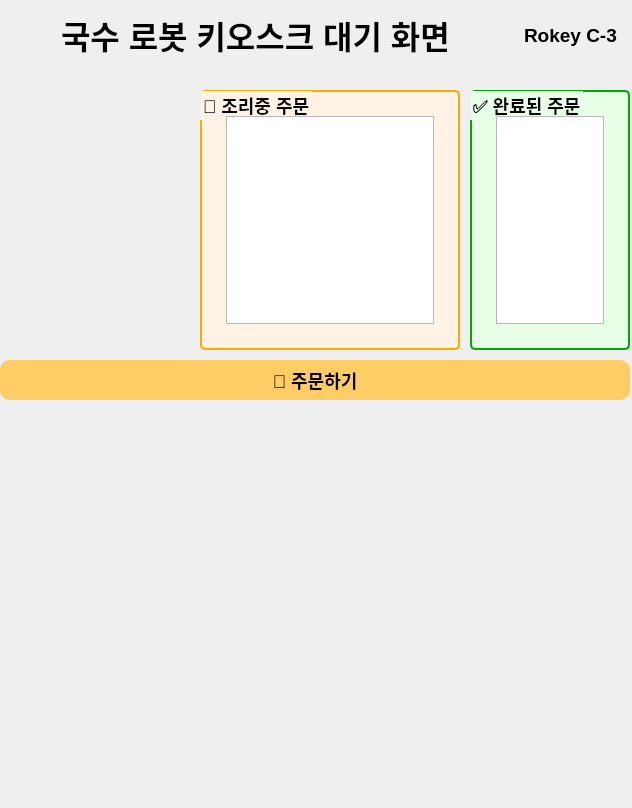
<?xml version="1.0" encoding="UTF-8"?>
<ui version="4.0">
 <class>Form</class>
 <widget class="QWidget" name="Form">
  <property name="geometry">
   <rect>
    <x>0</x>
    <y>0</y>
    <width>632</width>
    <height>808</height>
   </rect>
  </property>
  <property name="windowTitle">
   <string>Form</string>
  </property>
  <widget class="QWidget" name="verticalLayoutWidget_2">
   <property name="geometry">
    <rect>
     <x>0</x>
     <y>0</y>
     <width>511</width>
     <height>71</height>
    </rect>
   </property>
   <layout class="QVBoxLayout" name="verticalLayout_4">
    <item alignment="Qt::AlignHCenter|Qt::AlignVCenter">
     <widget class="QLabel" name="title">
      <property name="text">
       <string>&lt;html&gt;&lt;head/&gt;&lt;body&gt;&lt;p&gt;&lt;span style=&quot; font-size:24pt; font-weight:600;&quot;&gt;국수 로봇 키오스크 대기 화면&lt;/span&gt;&lt;/p&gt;&lt;/body&gt;&lt;/html&gt;</string>
      </property>
     </widget>
    </item>
   </layout>
  </widget>
  <widget class="QWidget" name="horizontalLayoutWidget">
   <property name="geometry">
    <rect>
     <x>510</x>
     <y>0</y>
     <width>121</width>
     <height>71</height>
    </rect>
   </property>
   <layout class="QHBoxLayout" name="horizontalLayout_2">
    <item alignment="Qt::AlignHCenter">
     <widget class="QLabel" name="label">
      <property name="text">
       <string>&lt;html&gt;&lt;head/&gt;&lt;body&gt;&lt;p&gt;&lt;span style=&quot; font-size:14pt; font-weight:600;&quot;&gt;Rokey C-3&lt;/span&gt;&lt;/p&gt;&lt;/body&gt;&lt;/html&gt;</string>
      </property>
     </widget>
    </item>
   </layout>
  </widget>
  <widget class="QLabel" name="logoLabel_2">
   <property name="geometry">
    <rect>
     <x>0</x>
     <y>410</y>
     <width>630</width>
     <height>390</height>
    </rect>
   </property>
   <property name="pixmap">
    <pixmap>로봇 로고.png</pixmap>
   </property>
   <property name="scaledContents">
    <bool>true</bool>
   </property>
   <property name="alignment">
    <set>Qt::AlignCenter</set>
   </property>
  </widget>
  <widget class="QGroupBox" name="doneGroup_2">
   <property name="geometry">
    <rect>
     <x>470</x>
     <y>90</y>
     <width>160</width>
     <height>260</height>
    </rect>
   </property>
   <property name="styleSheet">
    <string notr="true">
         QGroupBox {
           background-color: #e6ffe6;
           font-weight: bold;
           font-size: 18px;
           border: 2px solid #00aa00;
           border-radius: 5px;
           padding: 15px;

         }
        </string>
   </property>
   <property name="title">
    <string>✅ 완료된 주문</string>
   </property>
   <layout class="QVBoxLayout" name="verticalLayout_5">
    <item>
     <widget class="QPlainTextEdit" name="doneQueue_2">
      <property name="readOnly">
       <bool>true</bool>
      </property>
     </widget>
    </item>
   </layout>
  </widget>
  <widget class="QGroupBox" name="waitingGroup_2">
   <property name="geometry">
    <rect>
     <x>200</x>
     <y>90</y>
     <width>260</width>
     <height>260</height>
    </rect>
   </property>
   <property name="styleSheet">
    <string notr="true">
         QGroupBox {
           background-color: #fff3e6;
           font-weight: bold;
           font-size: 18px;
           border: 2px solid #ffaa00;
           border-radius: 5px;
           padding: 15px;

         }
        </string>
   </property>
   <property name="title">
    <string>🔥 조리중 주문</string>
   </property>
   <layout class="QVBoxLayout" name="verticalLayout_6">
    <item>
     <widget class="QPlainTextEdit" name="waitingQueue_2">
      <property name="readOnly">
       <bool>true</bool>
      </property>
     </widget>
    </item>
   </layout>
  </widget>
  <widget class="QLabel" name="logoLabel_3">
   <property name="geometry">
    <rect>
     <x>0</x>
     <y>90</y>
     <width>191</width>
     <height>261</height>
    </rect>
   </property>
   <property name="pixmap">
    <pixmap>rokey_img.png</pixmap>
   </property>
   <property name="scaledContents">
    <bool>true</bool>
   </property>
   <property name="alignment">
    <set>Qt::AlignCenter</set>
   </property>
  </widget>
  <widget class="QPushButton" name="change_window">
   <property name="geometry">
    <rect>
     <x>0</x>
     <y>360</y>
     <width>630</width>
     <height>40</height>
    </rect>
   </property>
   <property name="styleSheet">
    <string notr="true">
       QPushButton {
         background-color: #ffcc66;
         font-weight: bold;
         font-size: 18px;
         border-radius: 10px;
         padding: 10px;
       }
       QPushButton:hover {
         background-color: #ffdb85;
       }
      </string>
   </property>
   <property name="text">
    <string>🥢 주문하기</string>
   </property>
   <property name="iconSize">
    <size>
     <width>16</width>
     <height>16</height>
    </size>
   </property>
  </widget>
  <widget class="QLabel" name="label_11">
   <property name="geometry">
    <rect>
     <x>120</x>
     <y>430</y>
     <width>401</width>
     <height>351</height>
    </rect>
   </property>
   <property name="sizePolicy">
    <sizepolicy hsizetype="Minimum" vsizetype="Minimum">
     <horstretch>0</horstretch>
     <verstretch>0</verstretch>
    </sizepolicy>
   </property>
   <property name="minimumSize">
    <size>
     <width>300</width>
     <height>299</height>
    </size>
   </property>
   <property name="maximumSize">
    <size>
     <width>800</width>
     <height>800</height>
    </size>
   </property>
   <property name="text">
    <string/>
   </property>
   <property name="pixmap">
    <pixmap>../img_folder/로봇 로고.png</pixmap>
   </property>
   <property name="scaledContents">
    <bool>true</bool>
   </property>
  </widget>
  <widget class="QLabel" name="label_2">
   <property name="geometry">
    <rect>
     <x>20</x>
     <y>100</y>
     <width>161</width>
     <height>221</height>
    </rect>
   </property>
   <property name="maximumSize">
    <size>
     <width>600</width>
     <height>600</height>
    </size>
   </property>
   <property name="text">
    <string/>
   </property>
   <property name="pixmap">
    <pixmap>../img_folder/rokey_img.png</pixmap>
   </property>
   <property name="scaledContents">
    <bool>true</bool>
   </property>
  </widget>
 </widget>
 <resources/>
 <connections/>
</ui>
